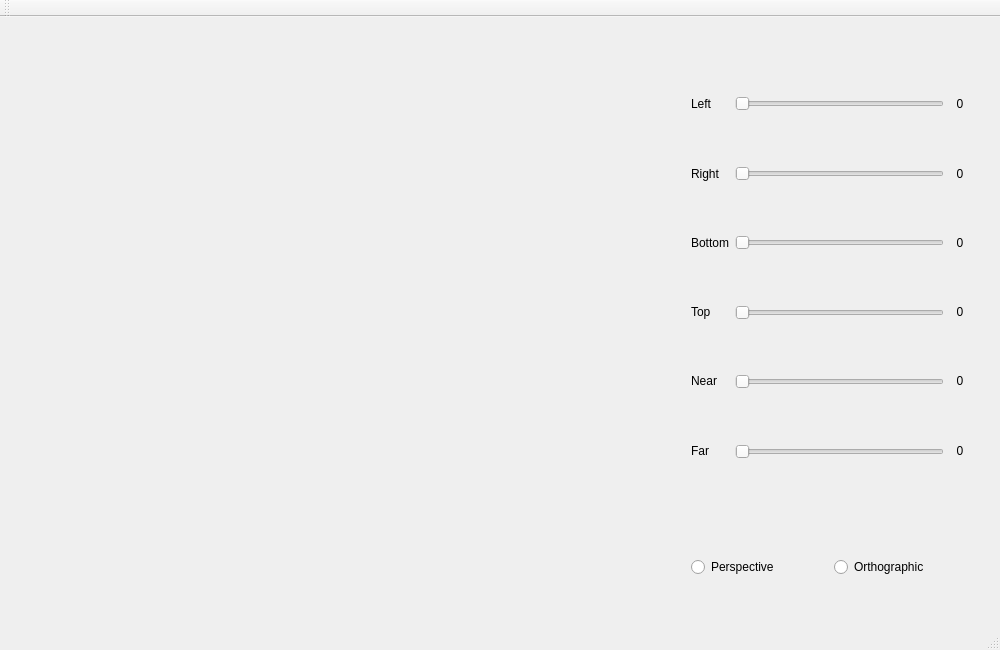
<?xml version="1.0" encoding="UTF-8"?>
<ui version="4.0">
 <class>MainWindow</class>
 <widget class="QMainWindow" name="MainWindow">
  <property name="geometry">
   <rect>
    <x>0</x>
    <y>0</y>
    <width>1000</width>
    <height>650</height>
   </rect>
  </property>
  <property name="windowTitle">
   <string>MainWindow</string>
  </property>
  <widget class="QWidget" name="centralWidget">
   <widget class="QWidget" name="widget" native="true">
    <property name="geometry">
     <rect>
      <x>20</x>
      <y>20</y>
      <width>640</width>
      <height>560</height>
     </rect>
    </property>
   </widget>
   <widget class="QWidget" name="verticalLayoutWidget">
    <property name="geometry">
     <rect>
      <x>680</x>
      <y>20</y>
      <width>301</width>
      <height>481</height>
     </rect>
    </property>
    <layout class="QVBoxLayout" name="verticalLayout">
     <item>
      <layout class="QHBoxLayout" name="horizontalLayout_8">
       <item>
        <layout class="QVBoxLayout" name="verticalLayout_4">
         <property name="sizeConstraint">
          <enum>QLayout::SetFixedSize</enum>
         </property>
         <item>
          <spacer name="verticalSpacer_8">
           <property name="orientation">
            <enum>Qt::Vertical</enum>
           </property>
           <property name="sizeHint" stdset="0">
            <size>
             <width>20</width>
             <height>40</height>
            </size>
           </property>
          </spacer>
         </item>
         <item>
          <widget class="QLabel" name="label_1">
           <property name="text">
            <string>Left</string>
           </property>
          </widget>
         </item>
         <item>
          <spacer name="verticalSpacer_9">
           <property name="orientation">
            <enum>Qt::Vertical</enum>
           </property>
           <property name="sizeHint" stdset="0">
            <size>
             <width>20</width>
             <height>40</height>
            </size>
           </property>
          </spacer>
         </item>
         <item>
          <widget class="QLabel" name="label_2">
           <property name="text">
            <string>Right</string>
           </property>
          </widget>
         </item>
         <item>
          <spacer name="verticalSpacer_10">
           <property name="orientation">
            <enum>Qt::Vertical</enum>
           </property>
           <property name="sizeHint" stdset="0">
            <size>
             <width>20</width>
             <height>40</height>
            </size>
           </property>
          </spacer>
         </item>
         <item>
          <widget class="QLabel" name="label_3">
           <property name="text">
            <string>Bottom</string>
           </property>
          </widget>
         </item>
         <item>
          <spacer name="verticalSpacer_11">
           <property name="orientation">
            <enum>Qt::Vertical</enum>
           </property>
           <property name="sizeHint" stdset="0">
            <size>
             <width>20</width>
             <height>40</height>
            </size>
           </property>
          </spacer>
         </item>
         <item>
          <widget class="QLabel" name="label_4">
           <property name="text">
            <string>Top</string>
           </property>
          </widget>
         </item>
         <item>
          <spacer name="verticalSpacer_12">
           <property name="orientation">
            <enum>Qt::Vertical</enum>
           </property>
           <property name="sizeHint" stdset="0">
            <size>
             <width>20</width>
             <height>40</height>
            </size>
           </property>
          </spacer>
         </item>
         <item>
          <widget class="QLabel" name="label_5">
           <property name="text">
            <string>Near</string>
           </property>
          </widget>
         </item>
         <item>
          <spacer name="verticalSpacer_13">
           <property name="orientation">
            <enum>Qt::Vertical</enum>
           </property>
           <property name="sizeHint" stdset="0">
            <size>
             <width>20</width>
             <height>40</height>
            </size>
           </property>
          </spacer>
         </item>
         <item>
          <widget class="QLabel" name="label_6">
           <property name="text">
            <string>Far</string>
           </property>
          </widget>
         </item>
         <item>
          <spacer name="verticalSpacer_14">
           <property name="orientation">
            <enum>Qt::Vertical</enum>
           </property>
           <property name="sizeHint" stdset="0">
            <size>
             <width>20</width>
             <height>40</height>
            </size>
           </property>
          </spacer>
         </item>
        </layout>
       </item>
       <item>
        <layout class="QVBoxLayout" name="verticalLayout_3">
         <property name="sizeConstraint">
          <enum>QLayout::SetFixedSize</enum>
         </property>
         <item>
          <spacer name="verticalSpacer_3">
           <property name="orientation">
            <enum>Qt::Vertical</enum>
           </property>
           <property name="sizeHint" stdset="0">
            <size>
             <width>20</width>
             <height>10</height>
            </size>
           </property>
          </spacer>
         </item>
         <item>
          <widget class="QSlider" name="left">
           <property name="sizePolicy">
            <sizepolicy hsizetype="Expanding" vsizetype="Fixed">
             <horstretch>0</horstretch>
             <verstretch>0</verstretch>
            </sizepolicy>
           </property>
           <property name="orientation">
            <enum>Qt::Horizontal</enum>
           </property>
          </widget>
         </item>
         <item>
          <spacer name="verticalSpacer">
           <property name="orientation">
            <enum>Qt::Vertical</enum>
           </property>
           <property name="sizeHint" stdset="0">
            <size>
             <width>20</width>
             <height>40</height>
            </size>
           </property>
          </spacer>
         </item>
         <item>
          <widget class="QSlider" name="right">
           <property name="orientation">
            <enum>Qt::Horizontal</enum>
           </property>
          </widget>
         </item>
         <item>
          <spacer name="verticalSpacer_2">
           <property name="orientation">
            <enum>Qt::Vertical</enum>
           </property>
           <property name="sizeHint" stdset="0">
            <size>
             <width>20</width>
             <height>40</height>
            </size>
           </property>
          </spacer>
         </item>
         <item>
          <widget class="QSlider" name="bottom">
           <property name="orientation">
            <enum>Qt::Horizontal</enum>
           </property>
          </widget>
         </item>
         <item>
          <spacer name="verticalSpacer_4">
           <property name="orientation">
            <enum>Qt::Vertical</enum>
           </property>
           <property name="sizeHint" stdset="0">
            <size>
             <width>20</width>
             <height>40</height>
            </size>
           </property>
          </spacer>
         </item>
         <item>
          <widget class="QSlider" name="top">
           <property name="orientation">
            <enum>Qt::Horizontal</enum>
           </property>
          </widget>
         </item>
         <item>
          <spacer name="verticalSpacer_5">
           <property name="orientation">
            <enum>Qt::Vertical</enum>
           </property>
           <property name="sizeHint" stdset="0">
            <size>
             <width>20</width>
             <height>40</height>
            </size>
           </property>
          </spacer>
         </item>
         <item>
          <widget class="QSlider" name="lnear">
           <property name="orientation">
            <enum>Qt::Horizontal</enum>
           </property>
          </widget>
         </item>
         <item>
          <spacer name="verticalSpacer_6">
           <property name="orientation">
            <enum>Qt::Vertical</enum>
           </property>
           <property name="sizeHint" stdset="0">
            <size>
             <width>20</width>
             <height>40</height>
            </size>
           </property>
          </spacer>
         </item>
         <item>
          <widget class="QSlider" name="lfar">
           <property name="orientation">
            <enum>Qt::Horizontal</enum>
           </property>
          </widget>
         </item>
         <item>
          <spacer name="verticalSpacer_7">
           <property name="orientation">
            <enum>Qt::Vertical</enum>
           </property>
           <property name="sizeHint" stdset="0">
            <size>
             <width>20</width>
             <height>10</height>
            </size>
           </property>
          </spacer>
         </item>
        </layout>
       </item>
       <item>
        <layout class="QVBoxLayout" name="verticalLayout_2">
         <property name="sizeConstraint">
          <enum>QLayout::SetFixedSize</enum>
         </property>
         <item>
          <spacer name="verticalSpacer_15">
           <property name="orientation">
            <enum>Qt::Vertical</enum>
           </property>
           <property name="sizeHint" stdset="0">
            <size>
             <width>20</width>
             <height>40</height>
            </size>
           </property>
          </spacer>
         </item>
         <item>
          <widget class="QLabel" name="lvalue">
           <property name="sizePolicy">
            <sizepolicy hsizetype="Preferred" vsizetype="Preferred">
             <horstretch>0</horstretch>
             <verstretch>0</verstretch>
            </sizepolicy>
           </property>
           <property name="text">
            <string>0</string>
           </property>
           <property name="alignment">
            <set>Qt::AlignCenter</set>
           </property>
          </widget>
         </item>
         <item>
          <spacer name="verticalSpacer_16">
           <property name="orientation">
            <enum>Qt::Vertical</enum>
           </property>
           <property name="sizeHint" stdset="0">
            <size>
             <width>20</width>
             <height>40</height>
            </size>
           </property>
          </spacer>
         </item>
         <item>
          <widget class="QLabel" name="rvalue">
           <property name="text">
            <string>0</string>
           </property>
           <property name="alignment">
            <set>Qt::AlignCenter</set>
           </property>
          </widget>
         </item>
         <item>
          <spacer name="verticalSpacer_17">
           <property name="orientation">
            <enum>Qt::Vertical</enum>
           </property>
           <property name="sizeHint" stdset="0">
            <size>
             <width>20</width>
             <height>40</height>
            </size>
           </property>
          </spacer>
         </item>
         <item>
          <widget class="QLabel" name="bvalue">
           <property name="text">
            <string>0</string>
           </property>
           <property name="alignment">
            <set>Qt::AlignCenter</set>
           </property>
          </widget>
         </item>
         <item>
          <spacer name="verticalSpacer_18">
           <property name="orientation">
            <enum>Qt::Vertical</enum>
           </property>
           <property name="sizeHint" stdset="0">
            <size>
             <width>20</width>
             <height>40</height>
            </size>
           </property>
          </spacer>
         </item>
         <item>
          <widget class="QLabel" name="tvalue">
           <property name="text">
            <string>0</string>
           </property>
           <property name="alignment">
            <set>Qt::AlignCenter</set>
           </property>
          </widget>
         </item>
         <item>
          <spacer name="verticalSpacer_19">
           <property name="orientation">
            <enum>Qt::Vertical</enum>
           </property>
           <property name="sizeHint" stdset="0">
            <size>
             <width>20</width>
             <height>40</height>
            </size>
           </property>
          </spacer>
         </item>
         <item>
          <widget class="QLabel" name="nvalue">
           <property name="text">
            <string>0</string>
           </property>
           <property name="alignment">
            <set>Qt::AlignCenter</set>
           </property>
          </widget>
         </item>
         <item>
          <spacer name="verticalSpacer_20">
           <property name="orientation">
            <enum>Qt::Vertical</enum>
           </property>
           <property name="sizeHint" stdset="0">
            <size>
             <width>20</width>
             <height>40</height>
            </size>
           </property>
          </spacer>
         </item>
         <item>
          <widget class="QLabel" name="fvalue">
           <property name="text">
            <string>0</string>
           </property>
           <property name="alignment">
            <set>Qt::AlignCenter</set>
           </property>
          </widget>
         </item>
         <item>
          <spacer name="verticalSpacer_21">
           <property name="orientation">
            <enum>Qt::Vertical</enum>
           </property>
           <property name="sizeHint" stdset="0">
            <size>
             <width>20</width>
             <height>40</height>
            </size>
           </property>
          </spacer>
         </item>
        </layout>
       </item>
      </layout>
     </item>
    </layout>
   </widget>
   <widget class="QWidget" name="horizontalLayoutWidget">
    <property name="geometry">
     <rect>
      <x>680</x>
      <y>510</y>
      <width>301</width>
      <height>80</height>
     </rect>
    </property>
    <layout class="QHBoxLayout" name="horizontalLayout">
     <item>
      <layout class="QVBoxLayout" name="verticalLayout_6">
       <item>
        <widget class="QRadioButton" name="pers">
         <property name="text">
          <string>Perspective</string>
         </property>
        </widget>
       </item>
      </layout>
     </item>
     <item>
      <layout class="QVBoxLayout" name="verticalLayout_5">
       <item>
        <widget class="QRadioButton" name="ortho">
         <property name="text">
          <string>Orthographic</string>
         </property>
        </widget>
       </item>
      </layout>
     </item>
    </layout>
   </widget>
  </widget>
  <widget class="QMenuBar" name="menuBar">
   <property name="geometry">
    <rect>
     <x>0</x>
     <y>0</y>
     <width>1000</width>
     <height>20</height>
    </rect>
   </property>
  </widget>
  <widget class="QToolBar" name="mainToolBar">
   <attribute name="toolBarArea">
    <enum>TopToolBarArea</enum>
   </attribute>
   <attribute name="toolBarBreak">
    <bool>false</bool>
   </attribute>
  </widget>
  <widget class="QStatusBar" name="statusBar"/>
 </widget>
 <layoutdefault spacing="6" margin="11"/>
 <resources/>
 <connections/>
</ui>
